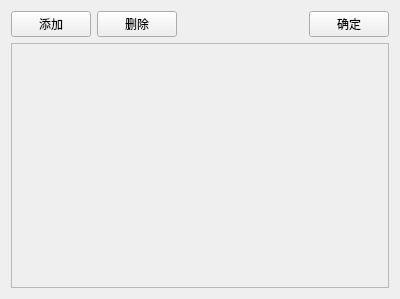
<?xml version="1.0" encoding="UTF-8"?>
<ui version="4.0">
 <class>StationShowMulty</class>
 <widget class="QWidget" name="StationShowMulty">
  <property name="geometry">
   <rect>
    <x>0</x>
    <y>0</y>
    <width>400</width>
    <height>299</height>
   </rect>
  </property>
  <property name="windowTitle">
   <string>Form</string>
  </property>
  <layout class="QVBoxLayout" name="verticalLayout_2">
   <item>
    <layout class="QHBoxLayout" name="horizontalLayout">
     <item>
      <widget class="QPushButton" name="pushButton">
       <property name="text">
        <string>添加</string>
       </property>
      </widget>
     </item>
     <item>
      <widget class="QPushButton" name="pushButton_2">
       <property name="text">
        <string>删除</string>
       </property>
      </widget>
     </item>
     <item>
      <spacer name="horizontalSpacer">
       <property name="orientation">
        <enum>Qt::Horizontal</enum>
       </property>
       <property name="sizeHint" stdset="0">
        <size>
         <width>40</width>
         <height>20</height>
        </size>
       </property>
      </spacer>
     </item>
     <item>
      <widget class="QPushButton" name="pushButton_3">
       <property name="text">
        <string>确定</string>
       </property>
      </widget>
     </item>
    </layout>
   </item>
   <item>
    <widget class="QScrollArea" name="scrollArea">
     <property name="widgetResizable">
      <bool>true</bool>
     </property>
     <widget class="QWidget" name="scrollAreaWidgetContents">
      <property name="geometry">
       <rect>
        <x>0</x>
        <y>0</y>
        <width>386</width>
        <height>259</height>
       </rect>
      </property>
      <layout class="QHBoxLayout" name="horizontalLayout_2">
       <item>
        <layout class="QVBoxLayout" name="verticalLayout"/>
       </item>
      </layout>
     </widget>
    </widget>
   </item>
  </layout>
 </widget>
 <resources/>
 <connections/>
</ui>
